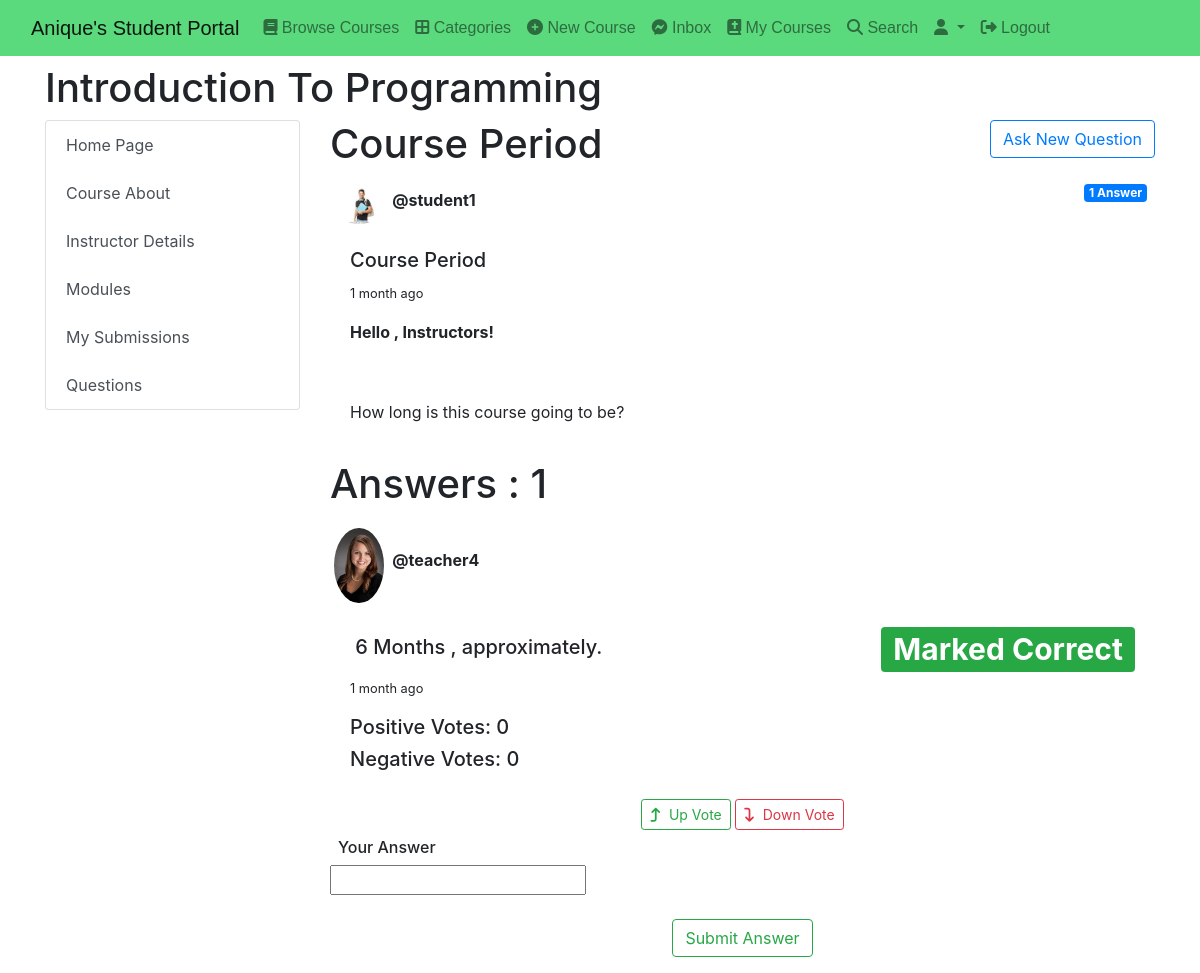
/course/eadbb3a9-58df-4862-ac08-e20279d313a0/questions/1, run on the app's committed database.
### classroom/models.py (models this page shows, shortened)
class Course(models.Model):
    id = models.UUIDField(primary_key=True, default=uuid.uuid4, editable=False)
    announcements = models.ManyToManyField(Announcement)
    picture = models.ImageField(upload_to=course_directory_path)
    title = models.CharField(max_length=100, verbose_name='Title')
    description = models.TextField()
    category = models.ForeignKey(Category, on_delete=models.CASCADE)
    syllabus = RichTextField()
    user = models.ForeignKey(
        User, on_delete=models.CASCADE, related_name='course_owner')
    enrolled = models.ManyToManyField(User)
    modules = models.ManyToManyField(Module)
    questions = models.ManyToManyField(CourseQuestion)
    created_at = models.DateTimeField(auto_now_add=True)

### question/models.py (models this page shows, shortened)
class CourseQuestion(models.Model):
    user = models.ForeignKey(
        User, on_delete=models.CASCADE, related_name='question_user')
    title = models.CharField(max_length=600)
    body = RichTextField()
    created_at = models.DateTimeField(auto_now_add=True)
    updated_at = models.DateTimeField(auto_now_add=True)
    has_accepted_answer = models.BooleanField(default=False)
    def get_answer_count(self):
        return CourseAnswer.objects.filter(question=self).count()

class CourseAnswer(models.Model):
    user = models.ForeignKey(
        User, on_delete=models.CASCADE, related_name='answer_user')
    question = models.ForeignKey(CourseQuestion, on_delete=models.CASCADE)
    body = RichTextField()
    created_at = models.DateTimeField(auto_now_add=True)
    updated_at = models.DateTimeField(auto_now_add=True)
    up_votes = models.IntegerField(default=0)
    down_votes = models.IntegerField(default=0)
    is_accepted_answer = models.BooleanField(default=False)

### authy/models.py (models this page shows, shortened)
class Profile(models.Model):
	user = models.OneToOneField(User, on_delete=models.CASCADE, related_name='profile')
	full_name = models.CharField(max_length=50, null=True, blank=True)
	location = models.CharField(max_length=50, null=True, blank=True)
	url = models.CharField(max_length=80, null=True, blank=True)
	profile_info = models.TextField(max_length=1500, null=True, blank=True)
	created = models.DateField(auto_now_add=True)
	picture = models.ImageField(upload_to=user_directory_path_profile, blank=True, null=True, verbose_name='Picture')
	banner = models.ImageField(upload_to=user_directory_path_banner, blank=True, null=True, verbose_name='Banner')

### question/views.py (the view)
def course_question_detail(request, course_id, question_id):
    user = request.user
    course = get_object_or_404(Course, id=course_id)
    question = get_object_or_404(CourseQuestion, id=question_id)
    answers = CourseAnswer.objects.filter(
        question=question).order_by("-is_accepted_answer", "-up_votes", 'down_votes')
    moderator = False
    if user == course.user or user == question.user:
        moderator = True
    if request.method == "POST":
        form = CourseAnswerForm(request.POST)
        if form.is_valid():
            body = form.cleaned_data.get("body")
            CourseAnswer.objects.create(
                user=user, question=question, body=body)
            return redirect("course-question-detail", course_id=course_id, question_id=question_id)
    else:
        form = CourseAnswerForm()
    context = {
        "answers": answers,
        "form": form,
        "question": question,
        'moderator': moderator,
        'course': course
    }
    return render(request, 'question/course_question_detail.html', context)

### question/forms.py
class CourseAnswerForm(forms.ModelForm):
    body = forms.CharField(widget=CKEditorWidget())
    class Meta:
        model = CourseAnswer
        fields = ("body",)

### direct/views.py (called while the page is built)
def directs_count(request):
    directs_count = 0
    if request.user.is_authenticated:
        directs_count = Message.objects.filter(user=request.user,is_read=False).count()
    return {'directs_count':directs_count}

### student_portal/templates/question/course_question_detail.html (shortened to what this page needs)
{% extends 'base.html' %} {% load static %} {% load humanize %}
{% block content %}
<div class="container mt-2">
  <h1>{{course.title}}</h1>
  <div class="row">
    <div class="col-3">{% include 'side_panel.html' %}</div>
    <div class="col-9">
      <div>
        {% if request.user != course.user %}
        <a
          href="{% url 'new-course-question' course.id %}"
          class="btn btn-outline-primary float-end"
          >Ask New Question</a
        >
        {% endif %}
        <h1>{{question.title}}</h1>
        <div class="card mb-2 border-0">
          <div>
            {% if question.user.profile.picture %}
            <img
              class="card-img-right rounded-circle img-fluid p-lg-1 mt-2"
              style="height: 1%; width: 7%"
              src="{{question.user.profile.picture.url}}"
              alt="Card image cap"
            />
            {% endif %}
            <strong>@{{question.user.username}}</strong>
            {% if question.get_answer_count == 1 %}
            <span class="badge badge-primary float-end mt-2 mr-2"
              >{{question.get_answer_count}} Answer</span
            >
            {% elif question.get_answer_count >= 1 %}
            <span class="badge badge-primary float-end mt-2 mr-2"
              >{{question.get_answer_count}} Answers</span
            >{% else %}
            <span class="badge badge-danger float-end mt-2 mr-2"
              >Unanswered</span
            >
            {% endif %}
            <div class="card-body">
              <h5>{{question.title}}</h5>
              <p><small>{{question.created_at|naturaltime}}</small></p>
              <p>{{question.body|safe}}</p>
            </div>
            <h1>Answers : {{answers.count}}</h1>
            {% for answer in answers %} {% if answer.user.profile.picture %}
            <img
              class="card-img-right rounded-circle img-fluid p-lg-1 mt-2"
              style="height: 1%; width: 7%"
              src="{{answer.user.profile.picture.url}}"
              alt="Card image cap"
            />
            {% endif %}
            <strong>@{{answer.user.username}}</strong>
            <div class="card-body">
              {% if answer.is_accepted_answer %}
              <h1>
                <span class="badge badge-success float-end"
                  >Marked Correct</span
                >
              </h1>
              {% endif %}
              <h5>{{answer.body|safe}}</h5>
              <p><small>{{answer.created_at|naturaltime}}</small></p>
              <h5>Positive Votes: {{answer.up_votes}}</h5>
              <h5>Negative Votes: {{answer.down_votes}}</h5>
            </div>
            <div class="text-center">
              <a
                href="{% url 'up-vote' course.id question.id answer.id %}"
                class="btn btn-outline-success btn-sm mb-2"
                ><i class="fa fa-level-up pr-2"></i>Up Vote</a
              >
              <a
                href="{% url 'down-vote' course.id question.id answer.id %}"
                class="btn btn-outline-danger btn-sm mb-2"
                ><i class="fa fa-level-down pr-2"></i>Down Vote</a
              >
            </div>
            {% endfor %}
            <form method="post" action="" role="form">
              <div class="form-outline mb-4">
                <h6 class="form-label pl-2" for="form2Example11">
                  Your Answer
                </h6>
                {{ form.body }}
              </div>
              <div class="text-center">
                <button type="submit" class="btn btn-outline-success mb-2">
                  Submit Answer
                </button>
              </div>
            </form>
          </div>
        </div>
      </div>
    </div>
  </div>
  {% endblock content %}

### data on the page
Course: title "Introduction To Programming"
CourseQuestion: title "Course Period", user.profile.picture (placeholder picture), user.username "student1", get_answer_count "1", created_at "1 month ago", body "Hello , Instructors! How long is this course going to be?"
CourseAnswer: user.profile.picture (placeholder picture), user.username "teacher4", is_accepted_answer "Marked Correct", body "6 Months , approximately.", created_at "1 month ago", up_votes "0", down_votes "0"

### other printed values
{{ answers.count }} "1"
